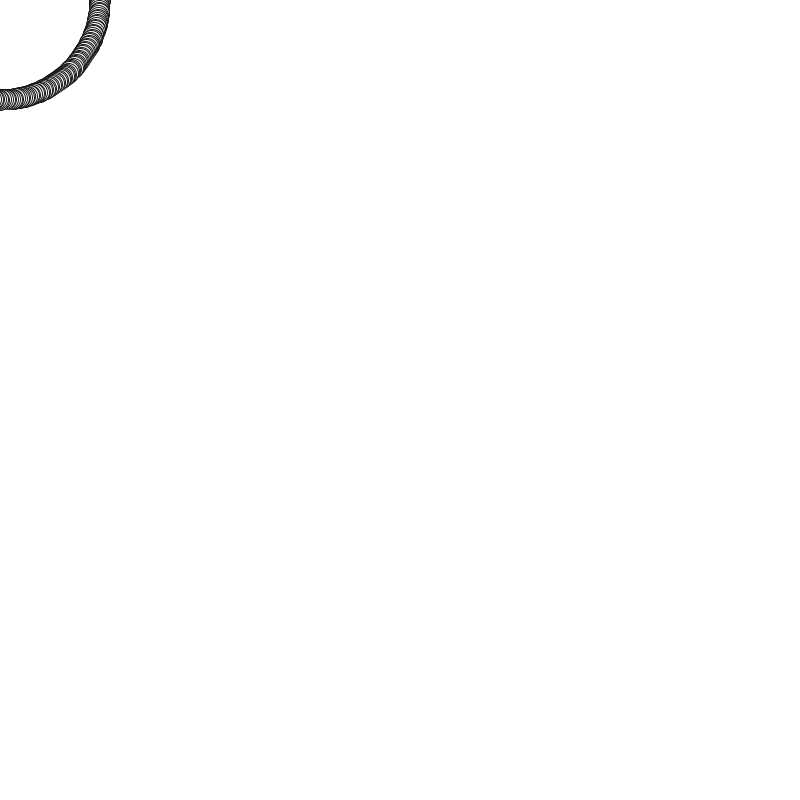
Frame 1 (no input)
Frame 60 (the mouse pressed at the canvas centre just before this capture): identical to frame 1, image omitted
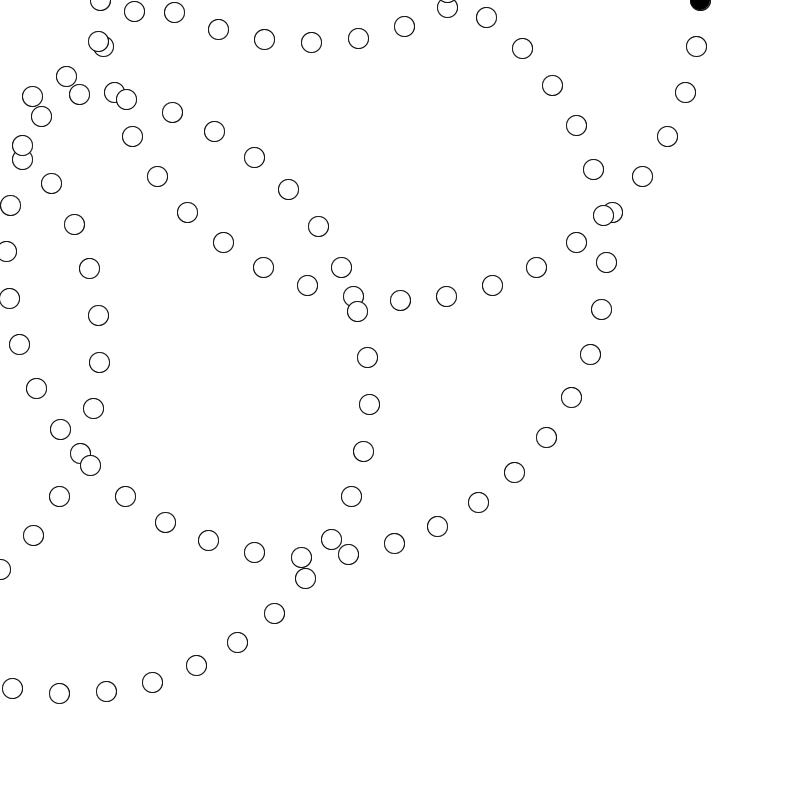
Frame 120 (the mouse held since frame 60 and released just before this capture)

The Processing sketch that drew these frames (run headless with seeded random() and noise(); from frame 60 on, the mouse is pressed at the canvas centre):

// Processing sketch: Spirograph
// ── Spirograph.pde

float a, b, h, xpos, ypos, oxpos, oypos, t, ot, d, od;
int centerX, centerY;


void setup() {
  size(800, 800);
  stroke(20);
  centerX = width/2;
  centerY = height/2;
}

void draw() {
  background(255);

  a = mouseX;
  b = 100;
  h = mouseY;

  for (int i=1; i<361; i+=1) {
    t = radians(i);
    ot = radians(i-1);
    d = a*t;
    od = a*ot;

    oxpos = (a-b)*cos(ot)+h*cos(od);
   
    oypos = (a-b)*sin(ot)+h*sin(od);

    xpos = (a-b)*cos(t)+h*cos(d);
    ypos = (a-b)*sin(t)+h*sin(d);
    fill(0);
    ellipse(xpos,ypos,20,20);
    fill(255);
    ellipse(oxpos,oypos,20,20);
    //line(centerX+oxpos, centerY+oypos, centerX+xpos, centerY+ypos);
  }
  

}
